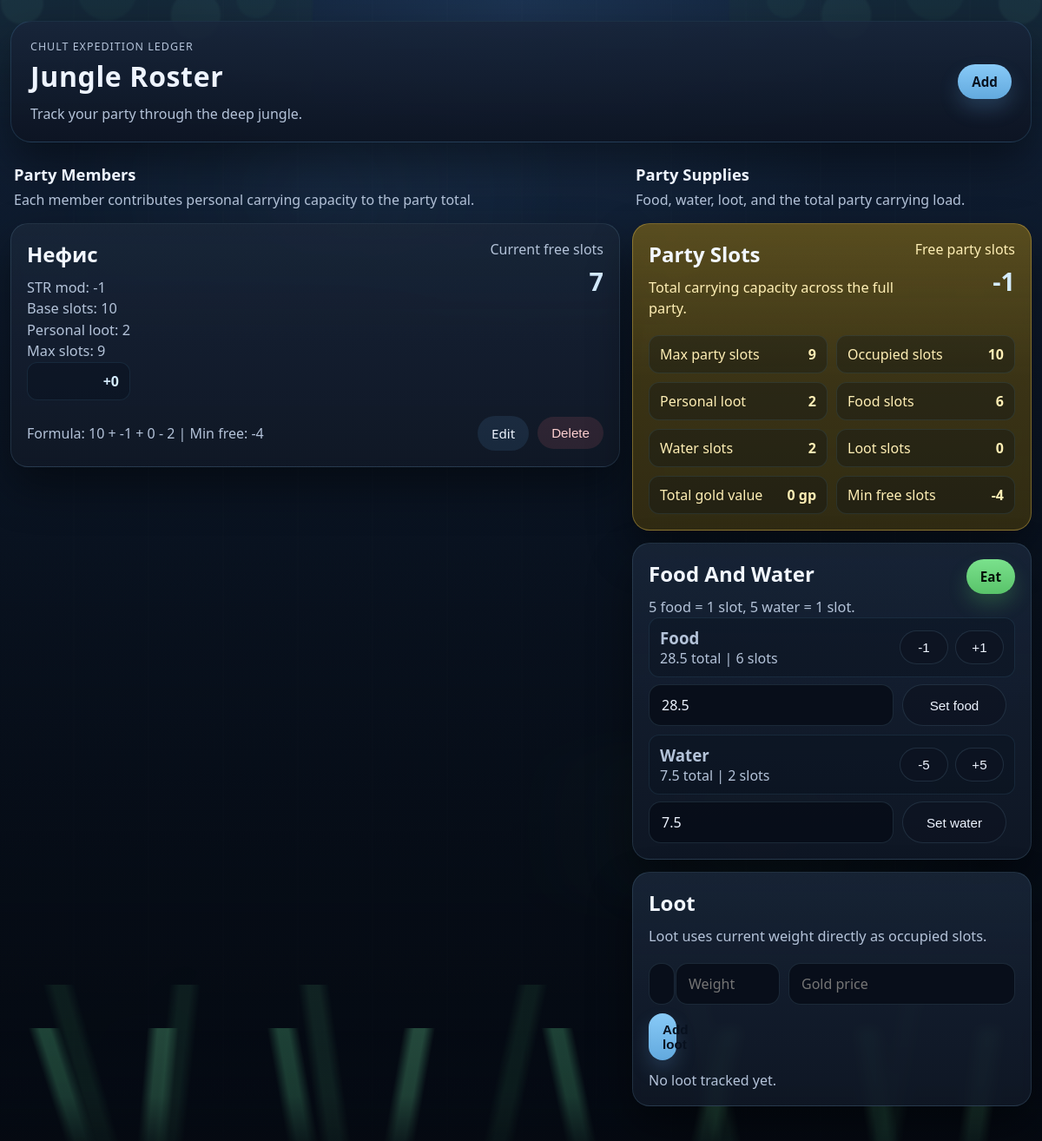
The page / on the database its author committed.
### tables this page shows
CREATE TABLE members (
            id INTEGER PRIMARY KEY AUTOINCREMENT,
            name TEXT NOT NULL,
            str_mod INTEGER NOT NULL DEFAULT 0,
            max_slots INTEGER NOT NULL DEFAULT 0,
            used_slots INTEGER NOT NULL DEFAULT 0
        );

CREATE TABLE extra_slots (
            id INTEGER PRIMARY KEY AUTOINCREMENT,
            member_id INTEGER NOT NULL,
            name TEXT NOT NULL,
            amount INTEGER NOT NULL DEFAULT 0,
            FOREIGN KEY (member_id) REFERENCES members (id) ON DELETE CASCADE
        );

CREATE TABLE party_supplies (
            id INTEGER PRIMARY KEY CHECK (id = 1),
            food REAL NOT NULL DEFAULT 0,
            water REAL NOT NULL DEFAULT 0
        );

### app.py (the view)
@app.route("/")
def index() -> str:
    members = get_members_with_capacity()
    supplies = get_party_supplies()
    loot_items = get_loot_items()
    food_slots = slots_for_supply(float(supplies["food"]))
    water_slots = slots_for_supply(float(supplies["water"]))
    loot_slots = sum(item["amount"] for item in loot_items)
    personal_loot_slots = sum(int(member["used_slots"]) for member in members)
    max_party_slots = sum(int(member["max_slots"]) for member in members)
    occupied_slots = personal_loot_slots + food_slots + water_slots + loot_slots
    party_overload_limit = overload_limit(max_party_slots)
    total_gold_value = sum(item["gold_price"] for item in loot_items)
    return render_template(
        "index.html",
        members=members,
        supplies=supplies,
        loot_items=loot_items,
        party_summary={
            "max_party_slots": max_party_slots,
            "occupied_slots": occupied_slots,
            "free_party_slots": max_party_slots - occupied_slots,
            "food_slots": food_slots,
            "water_slots": water_slots,
            "loot_slots": loot_slots,
            "personal_loot_slots": personal_loot_slots,
            "party_overload_limit": party_overload_limit,
            "total_gold_value": total_gold_value,
        },
    )

### app.py (called while the page is built, shortened)
@app.template_filter("pretty_amount")
def pretty_amount(value: float | int) -> str:
    numeric = float(value)
    if numeric.is_integer():
        return str(int(numeric))
    return f"{numeric:.1f}".rstrip("0").rstrip(".")

def get_db() -> sqlite3.Connection:
    if "db" not in g:
        g.db = sqlite3.connect(DATABASE)
        g.db.row_factory = sqlite3.Row
        g.db.execute("PRAGMA foreign_keys = ON")
    return g.db

def get_member_extra_slots(member_id: int) -> list[sqlite3.Row]:
    return get_db().execute(
        """
        SELECT id, name, amount
        FROM extra_slots
        WHERE member_id = ?
        ORDER BY id
        """,
        (member_id,),
    ).fetchall()

def get_party_supplies() -> sqlite3.Row:
    supplies = get_db().execute(
        "SELECT food, water FROM party_supplies WHERE id = 1"
    ).fetchone()
    return supplies

def get_loot_items() -> list[sqlite3.Row]:
    return get_db().execute(
        """
        SELECT id, name, amount, gold_price
        FROM loot_items
        ORDER BY id DESC
        """
    ).fetchall()

def slots_for_supply(amount: float) -> int:
    if amount <= 0:
        return 0
    return int((amount + 4.9999) // 5)

def overload_limit(max_slots: int) -> int:
    return max_slots // 2

### templates/index.html (shortened to what this page needs)
{% extends "base.html" %}
{% block content %}
  <section class="page-layout">
    <div class="page-column members-column">
      <div class="section-intro">
        <h2>Party Members</h2>
        <p>Each member contributes personal carrying capacity to the party total.</p>
      </div>
      <section class="card-list">
        {% for member in members %}
          <article class="member-card{% if member['current_free_slots'] <= 0 %} warning-card{% endif %}">
            <div class="card-header">
              <div>
                <h2>{{ member["name"] }}</h2>
                <p>STR mod: {{ member["str_mod"] }}</p>
                <p>Base slots: 10</p>
                <p>Personal loot: {{ member["used_slots"] }}</p>
                <p>Max slots: {{ member["max_slots"] }}</p>
                {% if member["extra_slots"] %}
                  <div class="extra-slot-summary">
                    {% for item in member["extra_slots"] %}
                      <div class="extra-slot-item">
                        <strong>+{{ item["amount"] }}</strong>
                      </div>
                    {% endfor %}
                  </div>
                {% endif %}
              </div>
              <div class="slot-pill">
                <span>Current free slots</span>
                <strong>{{ member["current_free_slots"] }}</strong>
              </div>
            </div>
            <div class="card-footer">
              <span class="used-slots">Formula: 10 + {{ member["str_mod"] }} + {{ member["extra_slots_total"] }} - {{ member["used_slots"] }} | Min free: -{{ member["overload_limit"] }}</span>
              <div class="actions">
                <a href="{{ url_for('edit_member', member_id=member['id']) }}">Edit</a>
                <form action="{{ url_for('delete_member', member_id=member['id']) }}" method="post">
                  <button type="submit" onclick="return confirm('Delete this entry?');">Delete</button>
                </form>
              </div>
            </div>
          </article>
        {% else %}
          <div class="empty-state">
            <h2>No entries yet</h2>
            <p>Add your first character or expedition member to get started.</p>
          </div>
        {% endfor %}
      </section>
    </div>
    <aside class="page-column sidebar-column">
      <div class="section-intro">
        <h2>Party Supplies</h2>
        <p>Food, water, loot, and the total party carrying load.</p>
      </div>
      <section class="dashboard-stack">
        <article class="member-card summary-card{% if party_summary['free_party_slots'] <= 0 %} warning-card{% endif %}">
          <div class="card-header">
            <div>
              <h2>Party Slots</h2>
              <p>Total carrying capacity across the full party.</p>
            </div>
            <div class="slot-pill">
              <span>Free party slots</span>
              <strong>{{ party_summary["free_party_slots"] }}</strong>
            </div>
          </div>
          <div class="summary-stats">
            <div class="summary-stat">
              <span>Max party slots</span>
              <strong>{{ party_summary["max_party_slots"] }}</strong>
            </div>
            <div class="summary-stat">
              <span>Occupied slots</span>
              <strong>{{ party_summary["occupied_slots"] }}</strong>
            </div>
            <div class="summary-stat">
              <span>Personal loot</span>
              <strong>{{ party_summary["personal_loot_slots"] }}</strong>
            </div>
            <div class="summary-stat">
              <span>Food slots</span>
              <strong>{{ party_summary["food_slots"] }}</strong>
            </div>
            <div class="summary-stat">
              <span>Water slots</span>
              <strong>{{ party_summary["water_slots"] }}</strong>
            </div>
            <div class="summary-stat">
              <span>Loot slots</span>
              <strong>{{ party_summary["loot_slots"] }}</strong>
            </div>
            <div class="summary-stat">
              <span>Total gold value</span>
              <strong>{{ party_summary["total_gold_value"] }} gp</strong>
            </div>
            <div class="summary-stat">
              <span>Min free slots</span>
              <strong>-{{ party_summary["party_overload_limit"] }}</strong>
            </div>
          </div>
        </article>
        <article class="member-card resource-card">
          <div class="card-header">
            <div>
              <h2>Food And Water</h2>
              <p>5 food = 1 slot, 5 water = 1 slot.</p>
            </div>
            <a class="primary-button eat-button" href="{{ url_for('eat_page') }}">Eat</a>
          </div>
          <div class="resource-list">
            <div class="resource-row">
              <div>
                <h3>Food</h3>
                <p>{{ supplies["food"]|pretty_amount }} total | {{ party_summary["food_slots"] }} slot{{ '' if party_summary["food_slots"] == 1 else 's' }}</p>
              </div>
              <div class="quick-actions">
                <form action="{{ url_for('update_supplies') }}" method="post">
                  <button type="submit">-1</button>
                </form>
                <form action="{{ url_for('update_supplies') }}" method="post">
                  <button type="submit">+1</button>
                </form>
              </div>
            </div>
            <form class="resource-add-form" action="{{ url_for('update_supplies') }}" method="post">
              <input type="number" name="amount" min="0" step="0.5" value="{{ supplies['food']|pretty_amount }}" required>
              <button type="submit">Set food</button>
            </form>
            <div class="resource-row">
              <div>
                <h3>Water</h3>
                <p>{{ supplies["water"]|pretty_amount }} total | {{ party_summary["water_slots"] }} slot{{ '' if party_summary["water_slots"] == 1 else 's' }}</p>
              </div>
              <div class="quick-actions">
                <form action="{{ url_for('update_supplies') }}" method="post">
                  <button type="submit">-5</button>
                </form>
                <form action="{{ url_for('update_supplies') }}" method="post">
                  <button type="submit">+5</button>
                </form>
              </div>
            </div>
            <form class="resource-add-form" action="{{ url_for('update_supplies') }}" method="post">
              <input type="number" name="amount" min="0" step="0.5" value="{{ supplies['water']|pretty_amount }}" required>
              <button type="submit">Set water</button>
            </form>
          </div>
        </article>
        <article class="member-card loot-card-panel">
          <div class="card-header">
            <div>
              <h2>Loot</h2>
              <p>Loot uses current weight directly as occupied slots.</p>
            </div>
          </div>
          <form class="loot-form loot-form-wide" action="{{ url_for('add_loot') }}" method="post">
            <input type="text" name="name" placeholder="Gold idol, jade goblet" required>
            <input type="number" name="amount" min="1" placeholder="Weight" required>
            <input type="number" name="gold_price" min="0" placeholder="Gold price" required>
            <button class="primary-button" type="submit">Add loot</button>
          </form>
          <div class="extra-slot-summary loot-list">
            {% for item in loot_items %}
              <div class="extra-slot-item loot-item-row">
                <span>{{ item["name"] }}</span>
                <div class="loot-item-actions">
                  <strong>{{ item["amount"] }} slots | {{ item["gold_price"] }} gp</strong>
                  <form action="{{ url_for('delete_loot', loot_id=item['id']) }}" method="post">
                    <button type="submit">Remove</button>
                  </form>
                </div>
              </div>
            {% else %}
              <p class="muted-text">No loot tracked yet.</p>
            {% endfor %}
          </div>
        </article>
      </section>
    </aside>
  </section>
{% endblock %}

### rows shown on the page
members: name "Нефис", str_mod "-1", used_slots "2", max_slots "9", current_free_slots "7", extra_slots_total "0", overload_limit "4"
extra_slots: amount "0"
party_supplies: food|pretty_amount "28.5", amount "28.5", water|pretty_amount "7.5", amount "7.5"

### other values the page prints
{{ party_summary["free_party_slots"] }} "-1"
{{ party_summary["max_party_slots"] }} "9"
{{ party_summary["occupied_slots"] }} "10"
{{ party_summary["personal_loot_slots"] }} "2"
{{ party_summary["food_slots"] }} "6"
{{ party_summary["water_slots"] }} "2"
{{ party_summary["loot_slots"] }} "0"
{{ party_summary["total_gold_value"] }} "0"
{{ party_summary["party_overload_limit"] }} "4"
{{ '' if party_summary["food_slots"] == 1 else 's' }} "s"
{{ '' if party_summary["water_slots"] == 1 else 's' }} "s"
